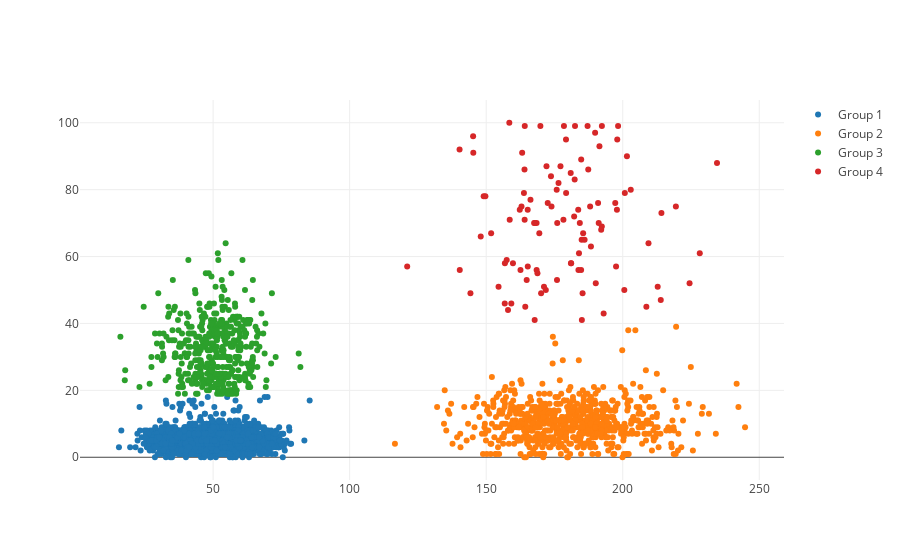

Source (notebook cell):
### Code cell
kmeans = KMeans(n_clusters=4).fit(np.matrix(list(zip(feat1,feat2))))

py.offline.init_notebook_mode(connected=True)

labels = set(kmeans.labels_)

traces = []

for n in labels:
    traces.append(go.Scatter(
                    x = feat1[kmeans.labels_ == n],
                    y = feat2[kmeans.labels_ == n],
                    mode = 'markers',
                    name = 'Group %s' % (n+1)
                    )
                 )

py.offline.iplot(traces, filename='basic-scatter')

### Figure 1 — Plotly figure (JSON) as saved in the notebook; plotly's stock layout.template omitted (floating-point values rounded to 4 significant figures; data arrays with more than 128 entries replaced by an {"elided": "..."} marker saying what was removed)
{"data": [{"mode": "markers", "name": "Group 1", "type": "scatter", "x": {"elided": "2773 float values"}, "y": {"elided": "2773 int values"}}, {"mode": "markers", "name": "Group 2", "type": "scatter", "x": {"elided": "696 float values"}, "y": {"elided": "696 int values"}}, {"mode": "markers", "name": "Group 3", "type": "scatter", "x": {"elided": "427 float values"}, "y": {"elided": "427 int values"}}, {"mode": "markers", "name": "Group 4", "type": "scatter", "x": [179.2, 192.3, 140.2, 184.3, 200.6, 198.0, 168.4, 197.9, 172.1, 164.3, 162.6, 165.2, 157.5, 180.9, 167.8, 144.2, 163.8, 182.2, 149.1, 171.8, 212.8, 185.3, 170.1, 175.8, 234.5, 164.0, 200.8, 168.5, 184.8, 158.6, 192.1, 176.5, 191.0, 175.9, 158.0, 197.6, 140.3, 181.1, 197.3, 156.8, 164.1, 187.4, 145.2, 183.7, 121.1, 171.2, 148, 162.9, 163.2, 185.0, 178.3, 190.1, 167.6, 176.0, 173.7, 224.5, 219.5, 156.8, 193.0, 191.2, 184.0, 181.0, 192.4, 185.0, 202.9, 178.5, 213.9, 188.4, 164.1, 173.9, 208.7, 183.8, 162.3, 164.8, 172.5, 179.3, 187.1, 191.5, 188.1, 201.5, 165.2, 166.2, 167.8, 209.4, 145.3, 185.5, 168.8, 169.4, 159.2, 184.8, 228.2, 151.8, 158.5, 186.0, 169.8, 154.5, 198.3, 149.7, 182.5, 177.2, 182.4, 189.9, 214.2, 159.8], "y": [95, 69, 92, 70, 50, 95, 70, 74, 87, 45, 56, 74, 59, 85, 70, 49, 79, 72, 78, 50, 51, 49, 49, 80, 88, 86, 79, 56, 89, 71, 68, 82, 76, 53, 44, 57, 56, 58, 76, 58, 99, 86, 96, 74, 57, 51, 66, 75, 91, 65, 71, 52, 70, 70, 84, 52, 75, 46, 43, 70, 61, 58, 99, 41, 80, 99, 47, 63, 71, 75, 45, 56, 74, 53, 76, 79, 99, 93, 75, 90, 57, 77, 41, 64, 91, 67, 55, 67, 46, 56, 61, 67, 100, 65, 99, 51, 99, 78, 99, 87, 83, 97, 73, 58]}], "layout": {}}
